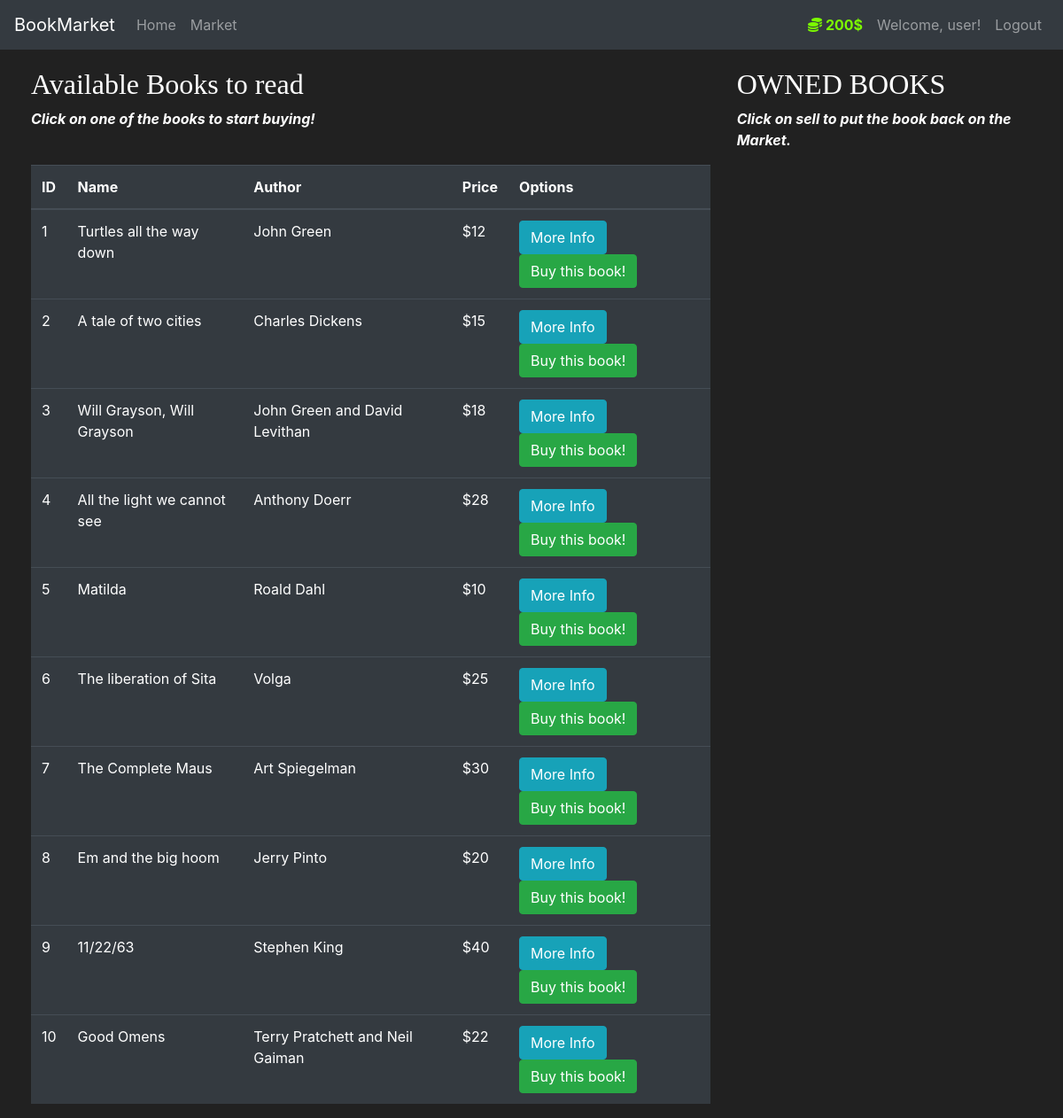
The app's page /market (signed in) with its own data.
### market/models.py (models this page shows, shortened)
class User(db.Model, UserMixin):
    id = db.Column(db.Integer(), primary_key=True)
    username = db.Column(db.String(length=30), nullable=False, unique=True)
    email_address = db.Column(db.String(length=50), nullable=False, unique=True)
    password_hash = db.Column(db.String(length=60), nullable=False)
    budget = db.Column(db.Integer(), nullable=False, default=200)
    items = db.relationship('Item', backref='owned_user', lazy=True)
    @property
    def prettier_budget(self):
        if len(str(self.budget)) >= 4:
            return f'{str(self.budget)[:-3]},{str(self.budget)[-3:]}$'
        else:
            return f"{self.budget}$"
    @property
    def password(self):
        return self.password

class Item(db.Model):
    id = db.Column(db.Integer(), primary_key=True)
    name = db.Column(db.String(length=30), nullable=False, unique=True)
    price = db.Column(db.Integer(), nullable=False)
    author = db.Column(db.String(length=100), nullable=False, unique=True)
    description = db.Column(db.String(), nullable=False, unique=True)
    owner = db.Column(db.Integer(), db.ForeignKey('user.id'))

### market/routes.py (the view, shortened to what this page needs)
@app.route('/market', methods=['GET', 'POST'])
@login_required
def market_page():
    purchase_form = PurchaseItemForm()
    selling_form = SellItemForm()
    if request.method == "GET":
        items = Item.query.filter_by(owner=None)
        owned_items = Item.query.filter_by(owner=current_user.id)
        return render_template('market.html', items=items, purchase_form=purchase_form, owned_items=owned_items, selling_form=selling_form)

### market/models.py (called while the page is built)
@login_manager.user_loader
def load_user(user_id):
    return User.query.get(int(user_id))

### market/templates/market.html (shortened to what this page needs)
{% extends 'base.html' %}
{% block content %}
<div class="row" style="margin-top:20px; margin-left:20px">
   <div class="col-8">
       <h2 style="font-family:lucida bright">Available Books to read</h2>
       <p><i><b>Click on one of the books to start buying!</b></i></p>
       <br>
      <table class="table table-hover table-dark">
         <thead>
            <tr>
               <th scope="col">ID</th>
               <th scope="col">Name</th>
               <th scope="col">Author</th>
               <th scope="col">Price</th>
               <th scope="col">Options</th>
            </tr>
         </thead>
         <tbody>
            {% for item in items %}
            <tr>
               <td>{{ item.id }}</td>
               <td>{{ item.name }}</td>
               <td>{{ item.author }}</td>
               <td>${{ item.price }}</td>
               <td>
                  <button class="btn btn-outline btn-info" data-toggle="modal" data-target="#Modal-MoreInfo-{{ item.id }}">More Info</button>
                  <button class="btn btn-outline btn-success" data-toggle="modal" data-target="#Modal-PurchaseConfirm-{{ item.id }}">Buy this book!</button>
               </td>
            </tr>
            {% endfor %}
         </tbody>
      </table>
   </div>
   <div class="col-4">
        <h2 style="font-family:lucida bright">OWNED BOOKS</h2>
       <p><i><b>Click on sell to put the book back on the Market.</b></i></p>
        <br>
   </div>
</div>
{% endblock %}

### market/templates/base.html (shortened to what this page needs)
<!doctype html>
<html lang="en">
   <head>
      <link rel="stylesheet" href="https://cdn.jsdelivr.net/npm/bootstrap@4.5.3/dist/css/bootstrap.min.css">
   </head>
   <body>
    <nav class="navbar navbar-expand-md navbar-dark bg-dark">
      <a class="navbar-brand" href="#">BookMarket</a>
      <div class="collapse navbar-collapse" id="navbarNav">
        <ul class="navbar-nav mr-auto">
            <li class="nav-item">
                <a class="nav-link" href="{{ url_for('home_page') }}">Home <span class="sr-only">(current)</span></a>
            </li>
            <li class="nav-item">
                <a class="nav-link" href="{{ url_for('market_page') }}">Market</a>
            </li>
        </ul>
          {% if current_user.is_authenticated %}
            <ul class="navbar-nav">
                <li class="nav-item">
                    <a class="nav-link" style="color: lawngreen; font-weight: bold">
                        <i class="fas fa-coins"></i>
                        {{ current_user.prettier_budget }}
                    </a>
                </li>
                <li class="nav-item">
                    <a class="nav-link">Welcome, {{ current_user.username }}!</a>
                </li>
                <li class="nav-item">
                    <a class="nav-link" href="{{ url_for('logout_page') }}">Logout</a>
                </li>
            </ul>
          {% endif %}
      </div>
    </nav>
      {% block content %}
      {% endblock %}
   </body>
</html>

### market/templates/market.html (style rules this page uses)
body { background-image: url('static/assets/images/bg.png'); background-repeat: no-repeat; background-attachment: fixed; background-size: cover; }

### market/templates/base.html (style rules this page uses)
body { background-color: #212121; color: white }

### records on screen
User: prettier_budget "200$", username "user"
Item: id "1", name "Turtles all the way down", author "John Green", price "12"
Item: id "2", name "A tale of two cities", author "Charles Dickens", price "15"
Item: id "3", name "Will Grayson, Will Grayson", author "John Green and David Levithan", price "18"
Item: id "4", name "All the light we cannot see", author "Anthony Doerr", price "28"
Item: id "5", name "Matilda", author "Roald Dahl", price "10"
Item: id "6", name "The liberation of Sita", author "Volga", price "25"
Item: id "7", name "The Complete Maus", author "Art Spiegelman", price "30"
Item: id "8", name "Em and the big hoom", author "Jerry Pinto", price "20"
Item: id "9", name "11/22/63", author "Stephen King", price "40"
Item: id "10", name "Good Omens", author "Terry Pratchett and Neil Gaiman", price "22"
